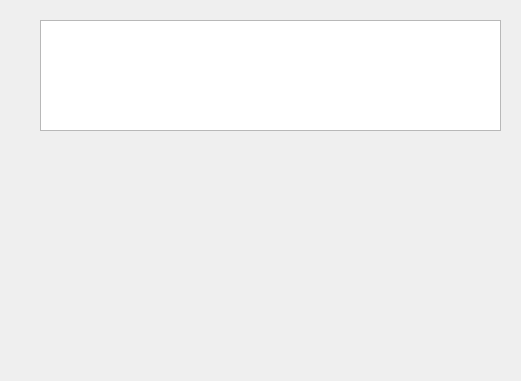
<?xml version="1.0" encoding="UTF-8"?>
<ui version="4.0">
 <class>Dialog</class>
 <widget class="QDialog" name="Dialog">
  <property name="geometry">
   <rect>
    <x>0</x>
    <y>0</y>
    <width>521</width>
    <height>381</height>
   </rect>
  </property>
  <property name="windowTitle">
   <string>Dialog</string>
  </property>
  <widget class="QTextEdit" name="showresult">
   <property name="geometry">
    <rect>
     <x>40</x>
     <y>20</y>
     <width>461</width>
     <height>111</height>
    </rect>
   </property>
   <property name="sizePolicy">
    <sizepolicy hsizetype="Maximum" vsizetype="Maximum">
     <horstretch>0</horstretch>
     <verstretch>0</verstretch>
    </sizepolicy>
   </property>
  </widget>
 </widget>
 <resources/>
 <connections/>
</ui>
